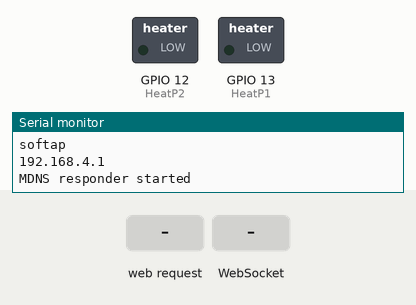
The sketch below on a simulated ESP8266 (NodeMCU). Shown: switched loads named in the sketch (green lamp = pin HIGH), the last lines printed to the serial monitor. The inputs (shaded band) are chosen by the test bench.

Above: at 1.2 s.
1.3 s: HTTP request GET /HeatP1/on received
At 2.0 s:
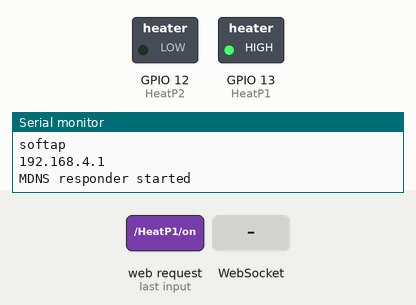
2.8 s: WebSocket text "1" received
At 3.2 s:
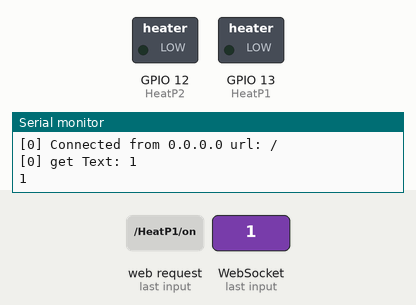
Timing chart, 0 to 5.8 s (numbered marks = the images above; inputs shaded):
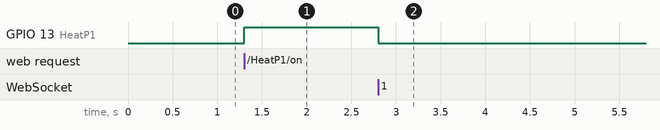

Measured:
- after the input at 1.3 s, GPIO 13 (HeatP1): LOW → HIGH at once
- after the input at 2.8 s, GPIO 13 (HeatP1): HIGH → LOW at once

The sketch:

website-with-esp32.ino
```cpp
#ifdef ESP8266
#include <ESP8266WiFi.h>
#include <ESP8266mDNS.h>
#elif defined(ESP32)
#include <WiFi.h>
#include <ESPmDNS.h>
#else
#error "Board not found"
#endif

#include <WebSocketsServer.h>

#include <ArduinoJson.h>

#include "webpage.h"


#define HeatP1 13
#define HeatP2 12


// ipaddress/HeatP1/on
//ipaddress/HeatP1/off

// ipaddress/HeatP2/on
//ipaddress/HeatP2/off
#include <ESPAsyncWebServer.h>

AsyncWebServer server(80); // server port 80
WebSocketsServer websockets(81);

void notFound(AsyncWebServerRequest *request)
{
  request->send(404, "text/plain", "Page Not found");
}


void webSocketEvent(uint8_t num, WStype_t type, uint8_t * payload, size_t length) {

  switch (type)
  {
    case WStype_DISCONNECTED:
      Serial.printf("[%u] Disconnected!\n", num);
      break;
    case WStype_CONNECTED: {
        IPAddress ip = websockets.remoteIP(num);
        Serial.printf("[%u] Connected from %d.%d.%d.%d url: %s\n", num, ip[0], ip[1], ip[2], ip[3], payload);

        // send message to client
        websockets.sendTXT(num, "Connected from server");
      }
      break;
    case WStype_TEXT:
      Serial.printf("[%u] get Text: %s\n", num, payload);
      String message = String((char*)( payload));
      Serial.println(message);


     DynamicJsonDocument doc(200);
    // deserialize the data
    DeserializationError error = deserializeJson(doc, message);
    // parse the parameters we expect to receive (TO-DO: error handling)
      // Test if parsing succeeds.
  if (error) {
    Serial.print("deserializeJson() faiHeatP: ");
    Serial.println(error.c_str());
    return;
  }

  int HeatP1_status = doc["HeatP1"];
  int HeatP2_status = doc["HeatP2"];
  digitalWrite(HeatP1,HeatP1_status);
  digitalWrite(HeatP2,HeatP2_status);


  }
}

void setup(void)
{

  Serial.begin(115200);
  pinMode(HeatP1,OUTPUT);
  pinMode(HeatP2,OUTPUT);

  WiFi.softAP("Ghanshyam", "");
  Serial.println("softap");
  Serial.println("");
  Serial.println(WiFi.softAPIP());


  if (MDNS.begin("ESP")) { //esp.local/
    Serial.println("MDNS responder started");
  }


  server.on("/", [](AsyncWebServerRequest * request)
  {

  request->send_P(200, "text/html", webpage);
  });

   server.on("/HeatP1/on", HTTP_GET, [](AsyncWebServerRequest * request)
  {
    digitalWrite(HeatP1,HIGH);
  request->send_P(200, "text/html", webpage);
  });

  server.onNotFound(notFound);

  server.begin();  // it will start webserver
  websockets.begin();
  websockets.onEvent(webSocketEvent);

}


void loop(void)
{
 websockets.loop();
}
```

webpage.h
```cpp
char webpage[] PROGMEM = R"=====(
<!DOCTYPE html>
<html>
<script>
var connection = new WebSocket('ws://'+location.hostname+':81/');
var button_1_status = 2;
var button_2_status = 4;
function button_1_on()
{
   button_1_status = 7;
  console.log("HeatP 1 is ON");
  send_data();
}
function button_1_off()
{
  button_1_status = 2;
console.log("HeatP 1 is OFF");
send_data();
}
function button_2_on()
{
   button_2_status = 9;
  console.log("HeatP 2 is ON");
  send_data();
}
function button_2_off()
{
  button_2_status = 4;
console.log("HeatP 2 is OFF");
send_data();
}
function send_data()
{
  var full_data = '{"Heater Control" :'+button_1_status+',"Fan Control":'+button_2_status+'}';
  connection.send(full_data);
}
</script>
<body>
<center>
<h1>Heat Pump Button Demo Test</h1>
<h3> HeatP 1 </h3>
<button onclick= "button_1_on()" >On</button><button onclick="button_1_off()" >Off</button>
<h3> HeatP 2 </h3>
<button onclick="button_2_on()">On</button><button onclick="button_2_off()">Off</button>
</center>
</body>
</html>
)=====";
```
